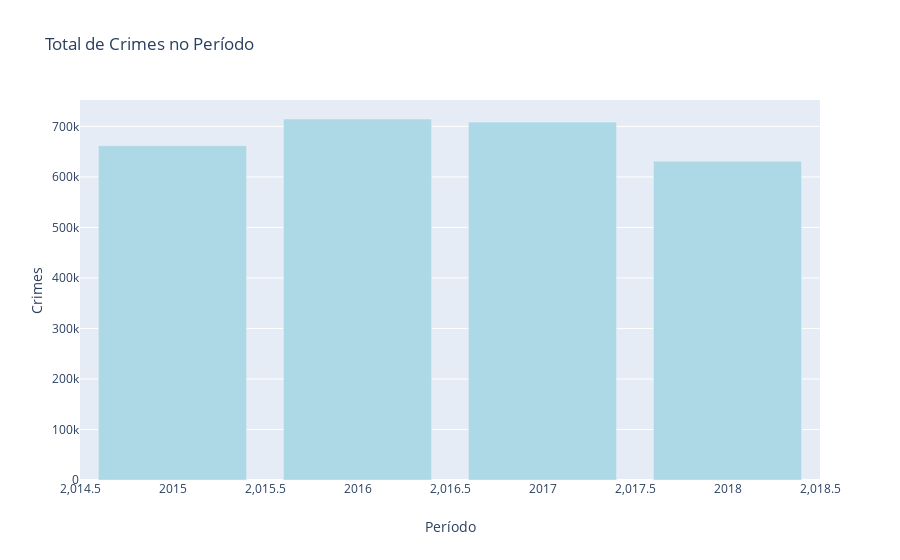

Notebook code cell kept with this figure:
### Code cell
# Total de crimes por ano
data = [go.Bar( x=valores_por_ano.ano,
               y=valores_por_ano.valor_considerado,
               marker = {'color': 'lightblue'})]
# Layout:
configuracoes_layout = go.Layout(title='Total de Crimes no Período',
                                 yaxis={'title':'Crimes'},
                                 xaxis={'title': 'Período'})
# Figura:
fig = go.Figure(data=data, layout=configuracoes_layout)

# Plotando o gráfico:
py.iplot(fig)

### Figure 1 — Plotly figure (JSON) as saved in the notebook; plotly's stock layout.template omitted (floating-point values rounded to 4 significant figures)
{"data": [{"marker": {"color": "lightblue"}, "type": "bar", "x": [2015, 2016, 2017, 2018], "y": [661950, 714699, 708537, 631263]}], "layout": {"title": {"text": "Total de Crimes no Período"}, "xaxis": {"title": {"text": "Período"}}, "yaxis": {"title": {"text": "Crimes"}}}}
